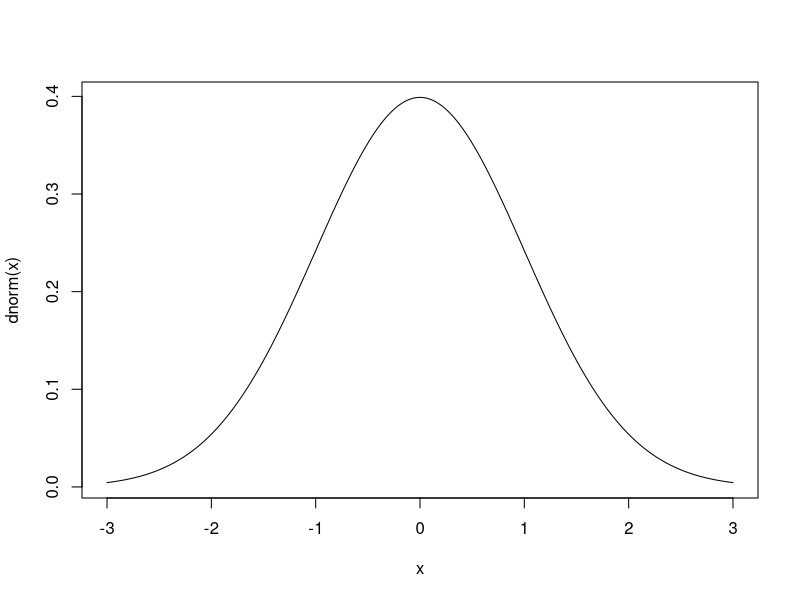

Write R code to recreate this figure.

# intro about R -----------------------------------------------------------

## vectors

v <- c(3, 1, 4, 1, 5, 9)

sum(v) # 23
max(v) # 9
min(v) # 1
length(v) # 6

## math

15 + 5
15 * 5
15/5

prod(3:5) # 3 * 4 * 5 = 60
factorial(5) # 5! = 120
choose(5, 3) # choose 3 from 5 subjects = 10


# birthday problem --------------------------------------------------------

# calculate the probability of at least one birthday match in a group of 23 people

k <- 23
1 - prod((365 - k + 1):365)/365^k


# conditional probability -------------------------------------------------

# simulate n families, each with two children
n <- 10^5
child1 <- sample(c("girl", "boy"), n, replace = TRUE) 
child2 <- sample(c("girl", "boy"), n, replace = TRUE) 
?sample

# Mr. Jones has two children. The older child is a girl. What is the probability that both children are girls?
n.b <- sum(child1 == "girl")
n.b
n.ab <- sum(child1 == "girl" & child2 == "girl")
n.ab
n.ab/n.b

# Mr. Smith has two children. At least one of them is a girl. What is the probability that both children are girls?
n.b <- sum(child1 == "girl" | child2 == "girl") 
n.b
n.ab <- sum(child1 == "girl" & child2 == "girl") 
n.ab
n.ab/n.b


# discrete random variables -----------------------------------------------

## binomial distribution
?dbinom ## PMF
dbinom(x = 3, size = 5, prob = 0.2) # P(X = 3), X ~ Bin(5, 0.2)

?pbinom ## CDF
pbinom(q = 3, size = 5, prob = 0.2) # P(X <= 3), X ~ Bin(5, 0.2)

# Exercise: calculate PMF & CDF of X ~Bin(10, 0.4)


# continuous random variables ---------------------------------------------

# normal distribution
?dnorm ## PDF
dnorm(x = 1, mean = 0, sd = 1) # f(X = x), X ~ N(0, 1)

?pnorm ## CDF
pnorm(q = 1, mean = 0, sd = 1) # P(X <= 1), X ~ N(0, 1)

curve(dnorm, from=-3, to=3, n=1000) ## PDF of N(0, 1) from -3 to 3

# Exercise: 
## Calculate P(1 < X <= 10), X ~ N(3, 5)


